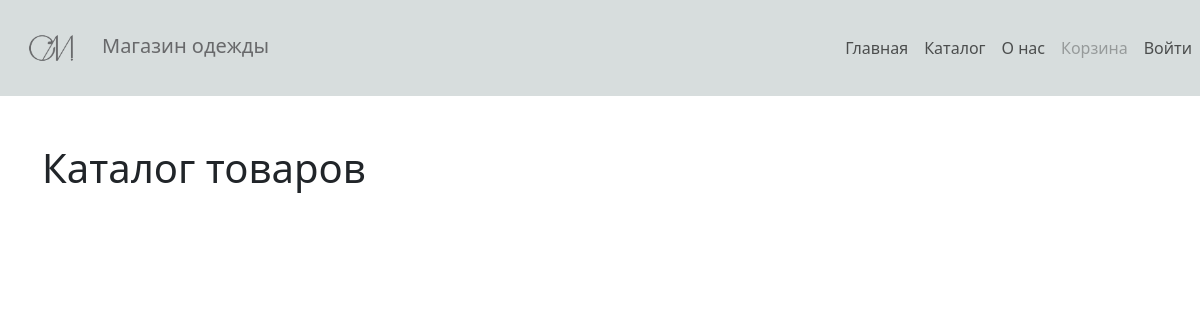
/, run on an earlier commit of the app's database.
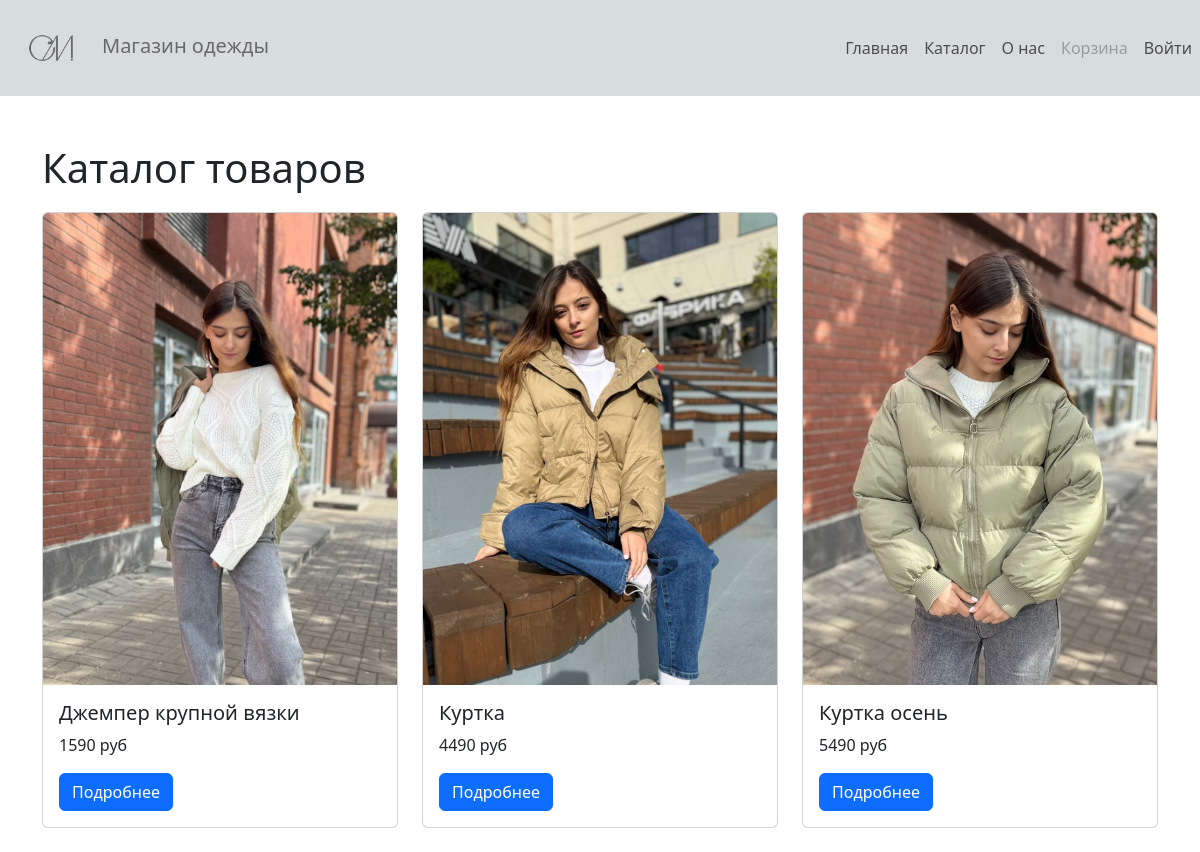
And on a later commit of the database.
### shop/models.py (models this page shows, shortened)
class Product(models.Model):
    category = models.ManyToManyField(
        Category,
        related_name="clothes",
        verbose_name="Категория",
        blank=False,
    )
    name = models.CharField(
        max_length=200,
        verbose_name="Название",
    )
    description = models.TextField(
        blank=True,
        verbose_name="Описание",
    )
    images = models.ManyToManyField("ProductImage", blank=True, related_name="products")
    image_preview = models.ImageField(verbose_name="Превью", default="default.jpg", blank=True)
    stock = models.PositiveIntegerField(default=0, verbose_name="На складе")
    price = models.DecimalField(
        max_digits=15,
        decimal_places=2,
        verbose_name="Цена",
    )
    created = models.DateTimeField(auto_now_add=True, verbose_name="Создан")
    updated = models.DateTimeField(auto_now=True, verbose_name="Обновлен")
    class Meta:
        ordering = ("name",)
        verbose_name = "Товар"
        verbose_name_plural = "Товары"

### shop/views.py (the view)
# urls.py: path("", ProductListView.as_view(), name="index"),
class ProductListView(ListView):
    model = Product
    template_name = 'shop/product_list.html'
    context_object_name = 'products'

### templates/shop/product_list.html (shortened to what this page needs)
{% extends 'basev2.html' %}
{% load static %}
{% block content %}
  <h1 style="margin-bottom: 20px; margin-top: 20px">Каталог товаров</h1>
  <div class="row">
    {% for product in products  %}
      <div class="col-md-4 mb-4">
        <div class="card" >
          <img src="/media/{{ product.image_preview }}" alt="{{ product.name }}" class="card-img-top">
          <div class="card-body">
            <h5 class="card-title">{{ product.name|truncatechars:40 }}</h5>
            <p class="card-text">{{ product.price|stringformat:".0f" }} руб</p>
            <a href="{% url 'product_detail' product.id %}" class="btn btn-primary">Подробнее</a>
          </div>
        </div>
      </div>
    {% endfor %}
  </div>
{% endblock %}

### templates/basev2.html (shortened to what this page needs)
{% load django_bootstrap5 %}
{% load static %}
<!DOCTYPE html>
<html lang="en">
<head>
    {% bootstrap_css %}
</head>
<body>
    <header class="container-flex mb-5">
        <nav class="navbar navbar-expand-lg navbar-light">
                <a class="navbar-brand" href="{% url 'product_list' %}">
                    <img src="{% static "images/logo2.jpg" %}" alt="Логотип" class="ms-3 me-3 rounded" height="70px">Магазин одежды</a>
                <div class="collapse navbar-collapse" id="mainNav">
                    <ul class="navbar-nav ms-auto mb-2 mb-lg-0">
                        <li class="nav-item">
                            <a class="nav-link"  href="{% url 'product_list' %}">Главная</a>
                        </li>
                        <li class="nav-item">
                            <a class="nav-link" href="#">Каталог</a>
                        </li><li class="nav-item">
                            <a class="nav-link" href="{% url 'contact' %}">О нас</a>
                        </li>
                        {% if user.is_authenticated %}
                            <li class="nav-item">
                                <a class="nav-link" href="{% url 'cart' %}">Корзина</a>
                            </li>
                            <li class="nav-item">
                                <a class="nav-link" href="{% url 'profile' %}">Личный кабинет</a>
                            </li>
                        {% else %}
                            <li class="nav-item">
                                <a class="nav-link disabled" href="#">Корзина</a>
                            </li>
                            <li class="nav-item">
                                <a class="nav-link" href="{% url 'login' %}">Войти</a>
                            </li>
                        {% endif %}
                    </ul>
                </div>
        </nav>
    </header>
    <main class="container">
        {% block content %}
        {% endblock %}
    </main>
</body>
</html>

What changed in the data, as far as the page shows it:
added Product: image_preview (picture), name "Джемпер крупной вязки", price "1590"
added Product: image_preview (picture), name "Куртка", price "4490"
added Product: image_preview (picture), name "Куртка осень", price "5490"
